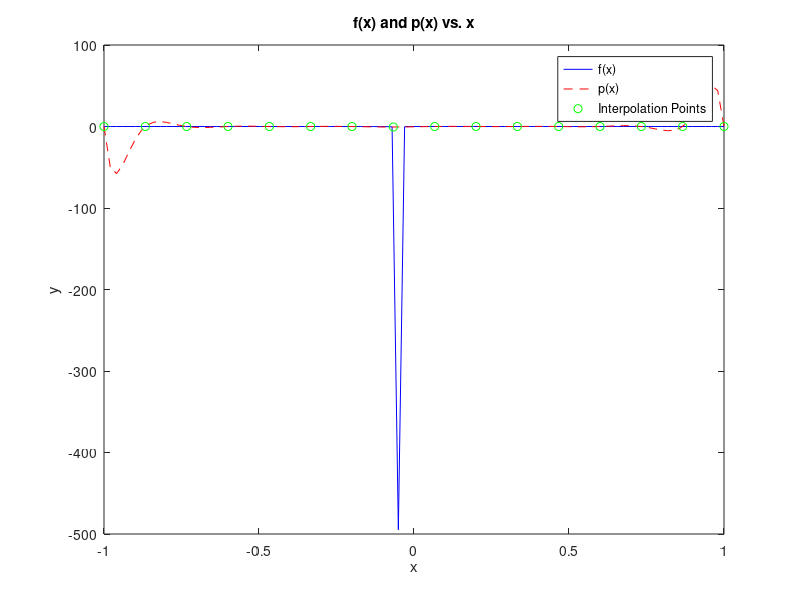
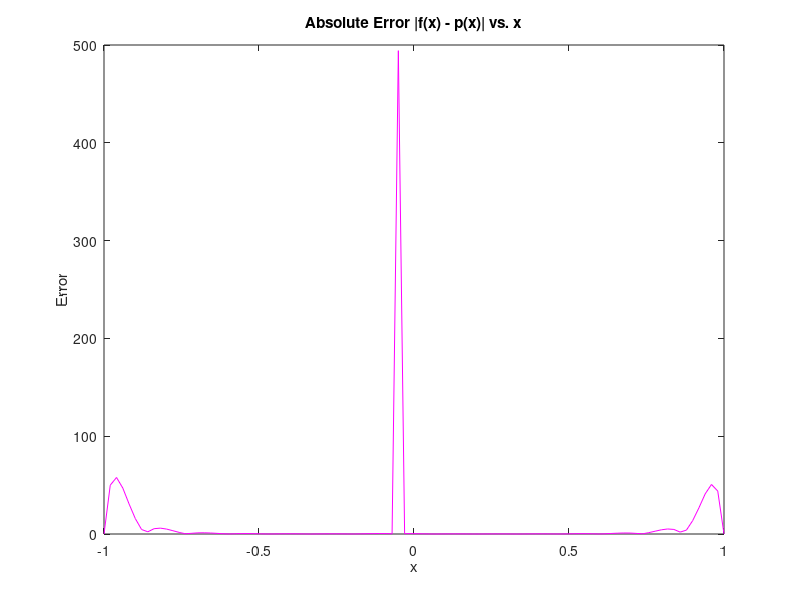
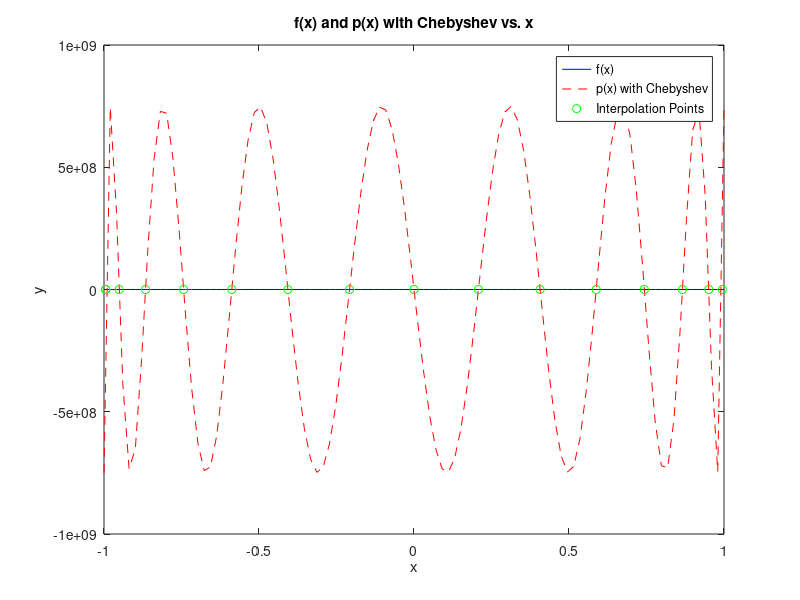
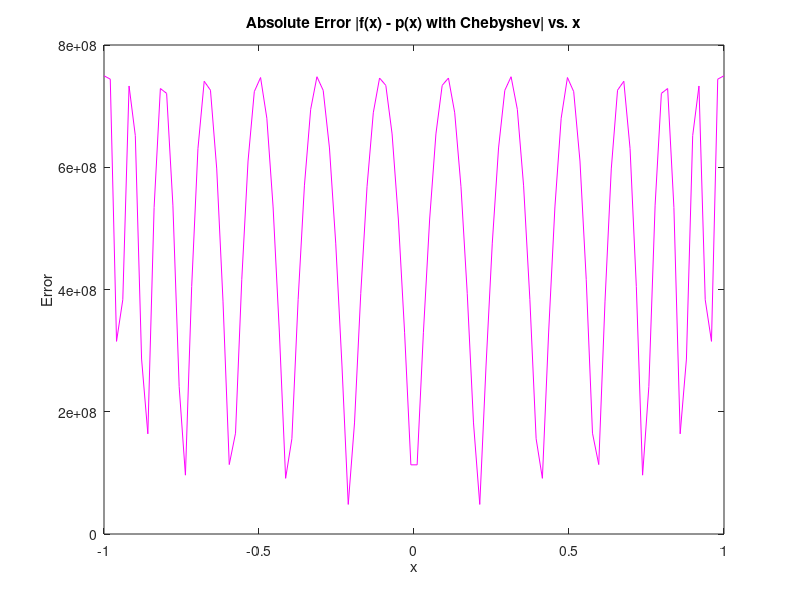

Recreate these plots in MATLAB, in order.
% Define the function f(x)
f = @(x) sin(x)./((1 + 20*x).^2);

% (a) Polynomial interpolation of degree n = 15 at equally spaced points

% Define the number of interpolation points and the degree of the polynomial
n = 15;
N = 100;

% Generate n+1 equally spaced points in the interval [-1, 1]
x = linspace(-1, 1, n+1);
y = f(x);

% Interpolate using polyfit
p_coeff = polyfit(x, y, n);

% Evaluate the interpolating polynomial at N equally spaced points
x_N = linspace(-1, 1, N);
p_N = polyval(p_coeff, x_N);

% Plot f(x) and p(x) on the same graph
figure;
plot(x_N, f(x_N), 'b-', x_N, p_N, 'r--', x, y, 'go');
legend('f(x)', 'p(x)', 'Interpolation Points');
title('f(x) and p(x) vs. x');
xlabel('x');
ylabel('y');

% Plot the absolute error |f(x) - p(x)| at the N points
figure;
plot(x_N, abs(f(x_N) - p_N), 'm-');
title('Absolute Error |f(x) - p(x)| vs. x');
xlabel('x');
ylabel('Error');

% (b) Polynomial interpolation using Chebyshev points

% Generate Chebyshev points in the interval [-1, 1]
x_cheb = cos((2*(1:n+1)-1)*pi/(2*n));
y_cheb = f(x_cheb);

% Interpolate using polyfit
p_cheb_coeff = polyfit(x_cheb, y_cheb, n);

% Evaluate the interpolating polynomial at N equally spaced points
p_cheb_N = polyval(p_cheb_coeff, x_N);

% Plot f(x) and p(x) using Chebyshev points on the same graph
figure;
plot(x_N, f(x_N), 'b-', x_N, p_cheb_N, 'r--', x_cheb, y_cheb, 'go');
legend('f(x)', 'p(x) with Chebyshev', 'Interpolation Points');
title('f(x) and p(x) with Chebyshev vs. x');
xlabel('x');
ylabel('y');

% Plot the absolute error |f(x) - p(x)| using Chebyshev points at the N points
figure;
plot(x_N, abs(f(x_N) - p_cheb_N), 'm-');
title('Absolute Error |f(x) - p(x) with Chebyshev| vs. x');
xlabel('x');
ylabel('Error');

% (c) Spline interpolation at n+1 equally spaced points

% Evaluate the function at n+1 equally spaced points
y_spline = f(x);

% Use the spline function to get the piecewise polynomial representation
pp = spline(x, y_spline);

% Evaluate the spline at N equally spaced points
spline_N = ppval(pp, x_N);

% Plot f(x) and the spline on the same graph
figure;
plot(x_N, f(x_N), 'b-', x_N, spline_N, 'r--', x, y_spline, 'go');
legend('f(x)', 'spline(x)', 'Interpolation Points');
title('f(x) and spline(x) vs. x');
xlabel('x');
ylabel('y');

% Plot the absolute error |f(x) - spline(x)| at the N points
figure;
plot(x_N, abs(f(x_N) - spline_N), 'm-');
title('Absolute Error |f(x) - spline(x)| vs. x');
xlabel('x');
ylabel('Error');
